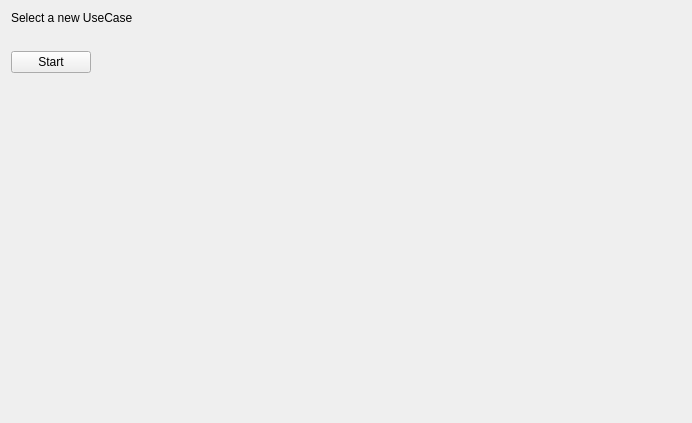
<?xml version="1.0" encoding="UTF-8"?>
<ui version="4.0">
 <class>WidgetNewTab</class>
 <widget class="QWidget" name="WidgetNewTab">
  <property name="geometry">
   <rect>
    <x>0</x>
    <y>0</y>
    <width>692</width>
    <height>423</height>
   </rect>
  </property>
  <property name="windowTitle">
   <string>Form</string>
  </property>
  <layout class="QGridLayout" name="gridLayout">
   <item row="0" column="0">
    <layout class="QVBoxLayout" name="verticalLayout_2">
     <item>
      <widget class="QLabel" name="label">
       <property name="text">
        <string>Select a new UseCase</string>
       </property>
      </widget>
     </item>
     <item>
      <widget class="QLabel" name="label_2">
       <property name="text">
        <string/>
       </property>
      </widget>
     </item>
     <item>
      <layout class="QVBoxLayout" name="chooseLayout"/>
     </item>
     <item>
      <layout class="QVBoxLayout" name="verticalLayout">
       <item>
        <layout class="QHBoxLayout" name="horizontalLayout">
         <item>
          <widget class="QPushButton" name="btnStartUsecase">
           <property name="text">
            <string>Start</string>
           </property>
          </widget>
         </item>
         <item>
          <spacer name="horizontalSpacer">
           <property name="orientation">
            <enum>Qt::Horizontal</enum>
           </property>
           <property name="sizeHint" stdset="0">
            <size>
             <width>40</width>
             <height>20</height>
            </size>
           </property>
          </spacer>
         </item>
        </layout>
       </item>
       <item>
        <layout class="QVBoxLayout" name="execLayout"/>
       </item>
      </layout>
     </item>
    </layout>
   </item>
   <item row="1" column="0">
    <spacer name="verticalSpacer">
     <property name="orientation">
      <enum>Qt::Vertical</enum>
     </property>
     <property name="sizeHint" stdset="0">
      <size>
       <width>20</width>
       <height>40</height>
      </size>
     </property>
    </spacer>
   </item>
  </layout>
 </widget>
 <resources/>
 <connections/>
</ui>
